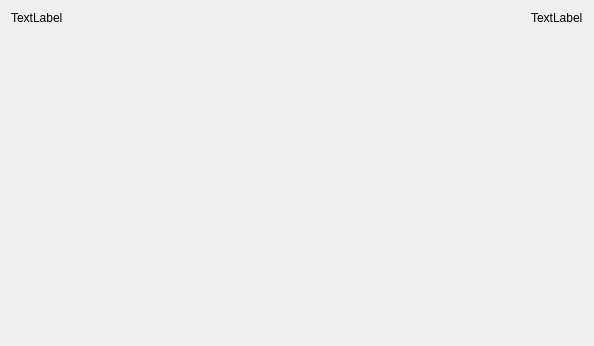
<?xml version="1.0" encoding="UTF-8"?>
<ui version="4.0">
 <class>Form</class>
 <widget class="QWidget" name="Form">
  <property name="geometry">
   <rect>
    <x>0</x>
    <y>0</y>
    <width>594</width>
    <height>346</height>
   </rect>
  </property>
  <property name="windowTitle">
   <string>匹配结果</string>
  </property>
  <property name="windowIcon">
   <iconset resource="res.qrc">
    <normaloff>:/icon/res/icon.png</normaloff>:/icon/res/icon.png</iconset>
  </property>
  <layout class="QHBoxLayout" name="horizontalLayout_2">
   <item>
    <layout class="QVBoxLayout" name="verticalLayout_1">
     <item>
      <widget class="QLabel" name="LabelShowImg1">
       <property name="text">
        <string>TextLabel</string>
       </property>
      </widget>
     </item>
     <item>
      <spacer name="verticalSpacer_1">
       <property name="orientation">
        <enum>Qt::Vertical</enum>
       </property>
       <property name="sizeType">
        <enum>QSizePolicy::MinimumExpanding</enum>
       </property>
       <property name="sizeHint" stdset="0">
        <size>
         <width>0</width>
         <height>0</height>
        </size>
       </property>
      </spacer>
     </item>
    </layout>
   </item>
   <item>
    <spacer name="horizontalSpacer">
     <property name="orientation">
      <enum>Qt::Horizontal</enum>
     </property>
     <property name="sizeType">
      <enum>QSizePolicy::MinimumExpanding</enum>
     </property>
     <property name="sizeHint" stdset="0">
      <size>
       <width>0</width>
       <height>0</height>
      </size>
     </property>
    </spacer>
   </item>
   <item>
    <layout class="QVBoxLayout" name="verticalLayout_2">
     <item>
      <widget class="QLabel" name="LabelShowImg2">
       <property name="text">
        <string>TextLabel</string>
       </property>
      </widget>
     </item>
     <item>
      <spacer name="verticalSpacer_2">
       <property name="orientation">
        <enum>Qt::Vertical</enum>
       </property>
       <property name="sizeHint" stdset="0">
        <size>
         <width>0</width>
         <height>0</height>
        </size>
       </property>
      </spacer>
     </item>
    </layout>
   </item>
  </layout>
 </widget>
 <resources>
  <include location="res.qrc"/>
 </resources>
 <connections/>
</ui>
